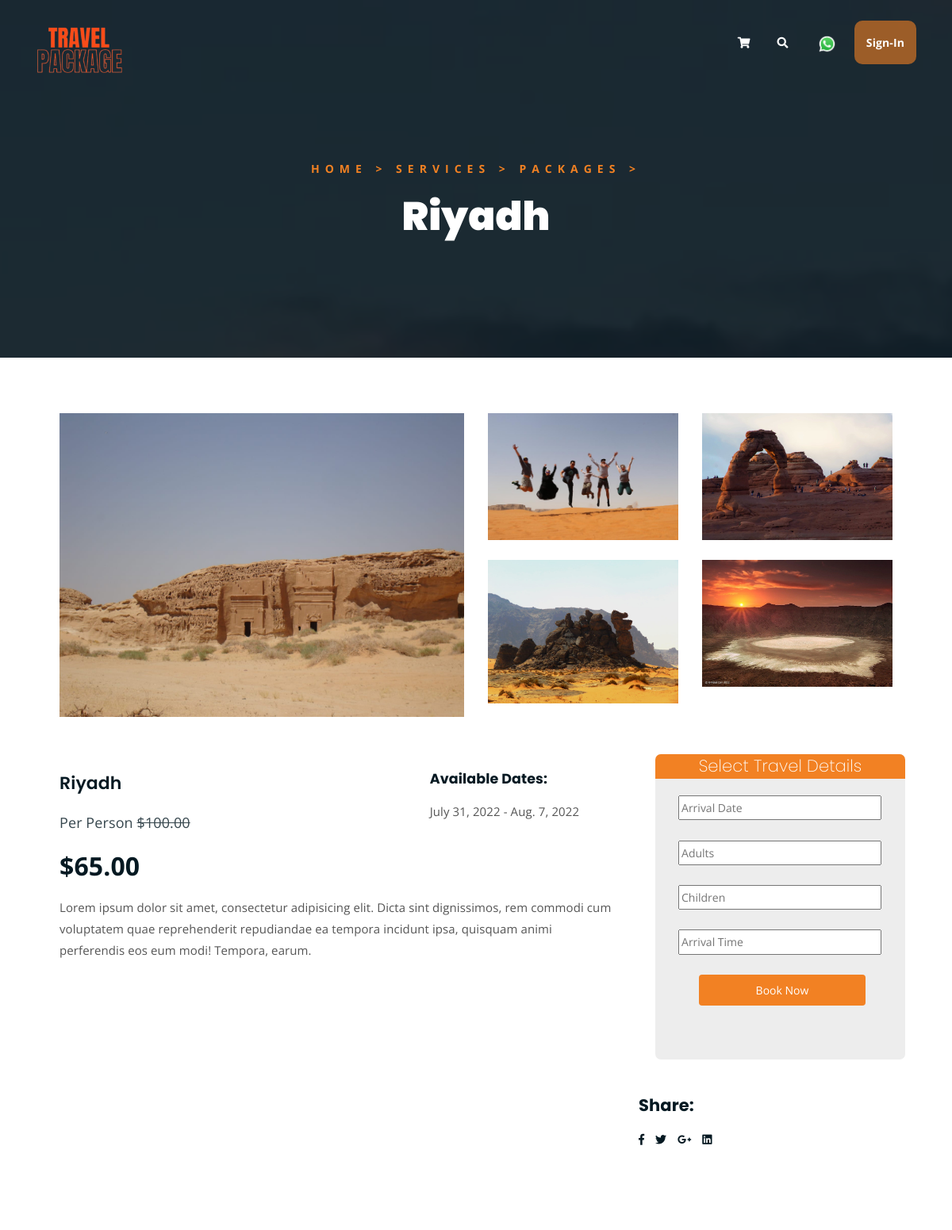
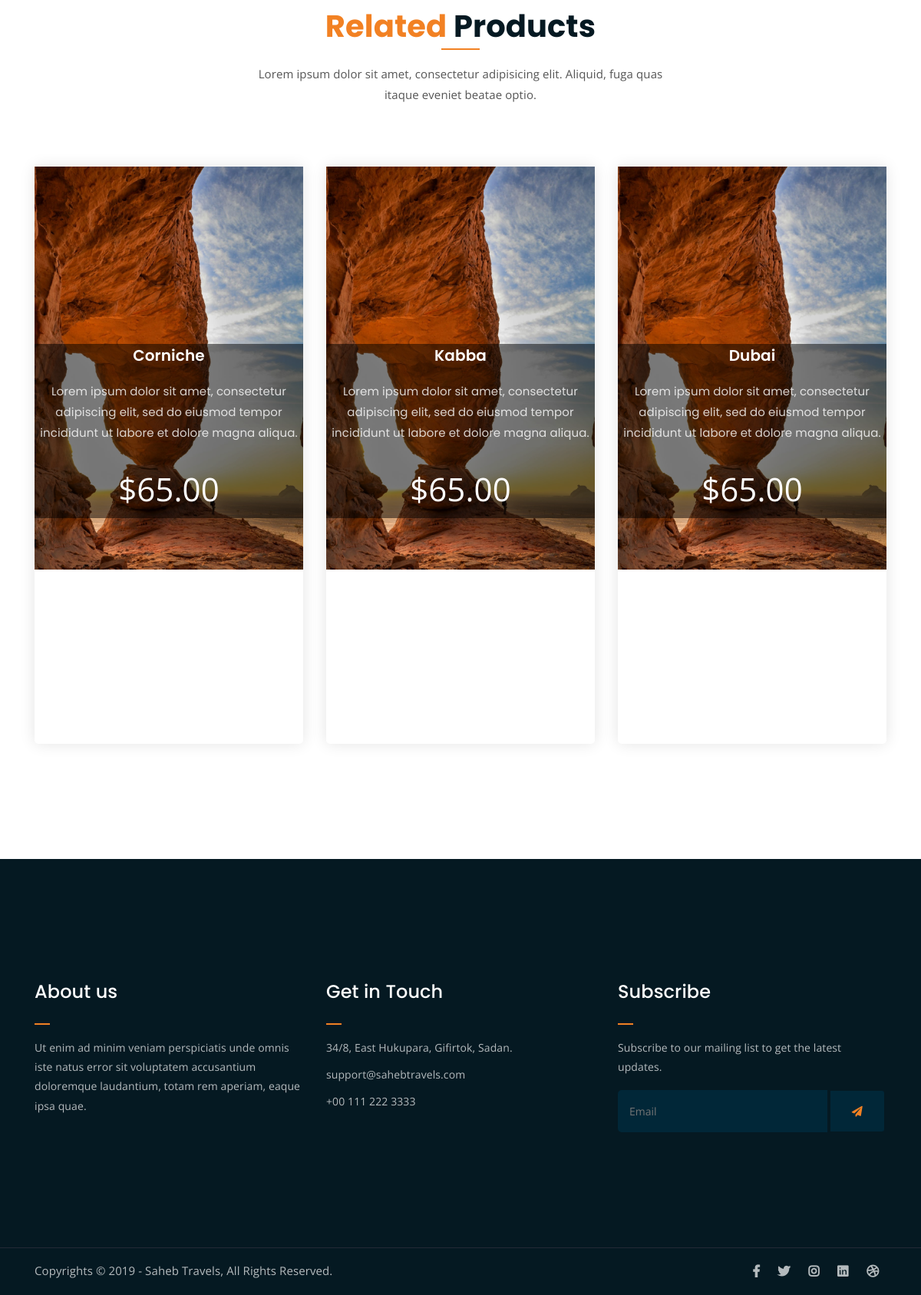
/product/1//, run on the app's committed database (2 pictures, top to bottom).
### booking/models.py (models this page shows, shortened)
class Product(models.Model):
    pid = models.AutoField(auto_created=True, serialize=True, primary_key=True)
    sid = models.ForeignKey(Services, on_delete=models.CASCADE)
    product_name = models.CharField(max_length=300)
    product_desc = models.TextField(default="")
    price_per_person = models.PositiveIntegerField()
    child_price = models.PositiveSmallIntegerField()
    available_from = models.DateField(default=datetime.datetime.now().date())
    available_till = models.DateField(default=(datetime.datetime.now().date()+datetime.timedelta(days=7)))

class Services(models.Model):
    sid = models.AutoField(auto_created=True, serialize=True, primary_key=True)
    service_name = models.CharField(max_length=250)

class ShowImages(models.Model):
    image = models.ImageField(upload_to="single-prod/", default='default.jpeg')
    product = models.ForeignKey(Product, on_delete=models.CASCADE)
    image_position = models.CharField(max_length=10, choices=types)

class ProductImage(models.Model):
    image = models.ImageField(upload_to="product/", default='default.jpeg')
    product = models.ForeignKey(Product, on_delete=models.CASCADE)

### booking/views.py (the view)
# urls.py: path('product/<int:pid>//', views.show_product, name='product'),
def show_product(request, pid):
    product = Product.objects.get(pid=pid)
    service = Services.objects.get(service_name='Packages')
    prods = Product.objects.filter(~Q(pid=pid), sid=service).order_by('-pid')[:3]
    user = get_active()
    recommend = []
    for prod in prods:
        imgs = ProductImage.objects.filter(product=prod)
        recommend.append([prod, imgs])
    main = ShowImages.objects.filter(product=product, image_position='Main')
    side_1 = ShowImages.objects.filter(product=product, image_position='Side')[:2]
    side_2 = ShowImages.objects.filter(product=product, image_position='Side')[2:]
    context = {
        'product': product,
        'recommend': recommend,
        'main': main,
        'side_1': side_1,
        'side_2': side_2,
        'msg': '',
        'user': user
        }
    return render(request, 'single-product.html', context=context)

### booking/views.py (called while the page is built)
def get_active():
    try:
        user = User.objects.get(logged_in=True)
        return user
    except User.DoesNotExist:
        return None
    except User.MultipleObjectsReturned:
        users = User.objects.filter(logged_in=True)
        for u in users:
            u.logged_in = False
            u.save()
        return None

### booking/templates/single-product.html (shortened to what this page needs)
{% extends 'base.html' %}
{% block hero %}
	<div class="breadcrumb-section breadcrumb-bg">
		<div class="container">
			<div class="row">
				<div class="col-lg-8 offset-lg-2 text-center">
					<div class="breadcrumb-text">
						<p><a href="/" class="orange-text">Home</a>&nbsp;>&nbsp;<a href="/allServices/" class="orange-text">Services</a>&nbsp;>&nbsp;<a href="/show-service/{{product.sid.sid}}" class="orange-text">{{product.sid.service_name}}</a>&nbsp;></p>
						<h1>{{product.product_name}}</h1>
					</div>
				</div>
			</div>
		</div>
	</div>
{% endblock %}
{% block body %}
{% load static %}
		<div class="container" style="margin-bottom: 5rem;">
			<div class="col-md-12" style="z-index: 1;">
				<div class="images">
					<div class="main-img col-md-6">
						{% for m in main %}
						<img src="{{m.image.url}}" alt="">
						{% endfor %}
					</div>
					<div class="side-img col-md-3">
						{% for side in side_1 %}
						<img src="{{side.image.url}}" alt="">
						<br><br>
						{% endfor %}
					</div>
					<div class="side-img col-md-3">
						{% for side in side_2 %}
						<img src="{{side.image.url}}" alt="">
						<br><br>
						{% endfor %}
					</div>
				</div>
			</div><br><br><br><br><br><br><br><br><br><br><br><br><br><br><br><br><br><br><br>
			<div class="row">
				<div class="col-md-8" style="margin-top: 3rem; z-index: 1;">
					<div class="single-product-content">
						<div class="basic-content">
							<div class="left">
								<h3>{{product.product_name}}</h3>
								<p class="single-product-pricing"><span>Per Person <s>$100.00</s></span> ${{product.price_per_person}}.00</p>
							</div>
							<div class="right">
								<h5>Available Dates:</h5>
								<p>{{product.available_from}}&nbsp;-&nbsp;{{product.available_till}}</p>
							</div>
						</div>
						<p>Lorem ipsum dolor sit amet, consectetur adipisicing elit. Dicta sint dignissimos, rem commodi cum voluptatem quae reprehenderit repudiandae ea tempora incidunt ipsa, quisquam animi perferendis eos eum modi! Tempora, earum.</p>
							<p><strong>Category: </strong>{{product.sid.service_name}}</p>
						<div class="single-product-content">
							<h4>About This Trip</h4>
							<p><i class="fa fa-map"></i>&nbsp;Live Guide</p>
							<p><i class="fa fa-spa"></i>&nbsp;Spa Facilities</p>
							<p><i class="fa fa-utensils"></i>&nbsp;Free Meals</p>
						</div>
					</div>
				</div>
				<div class="col-md-4">
					<div class="select">
						<div class="sel-title">
							<h4>Select Travel Details</h4>
						</div>
						<div class="sel-det" style="margin-top: 1.5rem;">
							<form action="/cart/" method="get">
							<input id="datepicker" type="text" name="arrival" onfocus="(this.type='date')" style="width: 85%; position: relative;" placeholder="Arrival Date" />
							<br><br>
							<input id="datepicker" type="text" name="adults" onfocus="(this.type='number')" style="width: 85%; position: relative;" placeholder="Adults" />
							<br><br>
							<input id="datepicker" type="text" name="children" onfocus="(this.type='number')" style="width: 85%; position: relative;" placeholder="Children" />
							<br><br>
							<input id="datepicker" type="text" name="time" onfocus="(this.type='time')" style="width: 85%; position: relative;" placeholder="Arrival Time" />
							<br><br>
								<button type="submit" class="square-btn">Book Now</button>
							</form>
						</div>
					</div>
					<br>
					<h4>Share:</h4>
						<ul class="product-share">
							<li><a href=""><i class="fab fa-facebook-f"></i></a></li>
							<li><a href=""><i class="fab fa-twitter"></i></a></li>
							<li><a href=""><i class="fab fa-google-plus-g"></i></a></li>
							<li><a href=""><i class="fab fa-linkedin"></i></a></li>
						</ul>
				</div>
			</div>
		</div><br><br>
	<div class="more-products mb-150">
		<div class="container">
			<div class="row">
				<div class="col-lg-8 offset-lg-2 text-center">
					<div class="section-title">
						<h3><span class="orange-text">Related</span> Products</h3>
						<p>Lorem ipsum dolor sit amet, consectetur adipisicing elit. Aliquid, fuga quas itaque eveniet beatae optio.</p>
					</div>
				</div>
			</div>
			<div class="row">
				{% for i, imgs in recommend %}
				<div class="col-lg-4 col-md-6 offset-md-3 offset-lg-0 text-center">
					<a href="/product/{{i.pid}}/{{msg}}/">
						<div class="single-product-item">
							<div class="bg">
								{% for img in imgs %}
								<img class="slide" src="{{img.image.url}}" alt="">
								{% endfor %}
							</div>
							<div class="img-text">
								<h3 class="head-over-img">{{i.product_name}}</h3>
								<p class="product-price"><span>{{i.product_desc}}</span></p>
								<p class="price">${{i.price_per_person}}.00</p>
							</div>
						</div>
					</a>
				</div>
				{% endfor %}
			</div>
		</div>
	</div>
{% endblock %}

### booking/static/assets/css/main.css (style rules this page uses)
html { font-size: 14px; font-weight: 400; line-height: 28px; height: 100%; }
body { font-family: "Open Sans", sans-serif; font-weight: 400; font-size: 1rem; letter-spacing: 0.1px; line-height: 1.8; color: #051922; overflow-x: hidden; }
body img { max-width: 100%; }
a { cursor: pointer; text-decoration: none; -webkit-transition: all 0.2s ease-in-out; -o-transition: all 0.2s ease-in-out; transition: all 0.2s ease-in-out; }
h1, .h1, h2, .h2, h3, .h3, h4, .h4, h5, .h5, h6, .h6 { font-family: "Poppins", sans-serif; font-weight: 700; margin: 0 0 1.25rem 0; color: #051922; }
h1:last-child, .h1:last-child, h2:last-child, .h2:last-child, h3:last-child, .h3:last-child, h4:last-child, .h4:last-child, h5:last-child, .h5:last-child, h6:last-child, .h6:last-child { margin: 0; }
h1, .h1 { font-size: 4rem; font-weight: 700; line-height: 4rem; }
h3, .h3 { font-size: 2rem; font-weight: 700; line-height: 2.25rem; }
h4, .h4 { font-size: 1.5rem; font-weight: 700; line-height: 1.75rem; }
h5, .h5 { font-size: 1.25rem; font-weight: 700; line-height: 1.5rem; }
p { font-family: "Open Sans", sans-serif; font-weight: 400; font-size: 1rem; letter-spacing: 0.1px; line-height: 1.8; color: #051922; margin: 0 0 1.25rem 0; }
p:last-child { margin: 0; }
.mb-150 { margin-bottom: 150px; }
.orange-text { color: #F28123; }
.section-title h3 { font-size: 40px; position: relative; padding-bottom: 15px; }
.section-title h3:after { position: absolute; content: ''; left: 0px; right: 0px; bottom: 0px; width: 50px; height: 2px; background-color: #F28123; margin: 0 auto; }
.section-title p { font-size: 15px; width: 530px; margin: 0 auto; color: #555; margin-top: 10px; line-height: 1.8; }
.section-title { margin-bottom: 80px; }
.breadcrumb-bg { background-image: url(../img/h_bg.jpg); }
.breadcrumb-text p { color: #F28123; font-weight: 700; text-transform: uppercase; letter-spacing: 7px; }
.breadcrumb-text h1 { font-size: 50px; font-weight: 900; color: #fff; margin: 0; margin-top: 20px; }
.breadcrumb-section { padding: 150px 0; background-size: cover; background-position: center center; position: relative; z-index: 1; background-attachment: fixed; padding-top: 200px; }
.breadcrumb-section:after { position: absolute; left: 0; top: 0; width: 100%; height: 100%; content: ""; background-color: #07212e; z-index: -1; opacity: 0.8; }
ul.product-share li a { -webkit-transition: 0.3s; -o-transition: 0.3s; transition: 0.3s; }
.single-product-item { -webkit-transition: 0.3s; -o-transition: 0.3s; transition: 0.3s; -webkit-box-shadow: 0 0 20px #e4e4e4; box-shadow: 0 0 20px #e4e4e4; border-radius: 5px; padding-bottom: 0%; }
html, body { height: 100%; }
.single-product-item h3 { font-size: 20px; font-weight: 600; margin-bottom: 10px; }
p.product-price { font-family: 'Poppins', sans-serif; font-size: 30px; font-weight: 700; margin-bottom: 15px; }
p.product-price span { display: block; opacity: 0.8; font-size: 15px; font-weight: 400; }
.single-product-content h3 { font-size: 22px; font-weight: 600; }
p.single-product-pricing span { font-size: 18px; display: block; opacity: 0.8; margin-bottom: 10px; font-weight: 400; }
.single-product-content p { font-size: 15px; color: #555; line-height: 1.8; }
.single-product-content p.single-product-pricing { font-size: 32px; font-weight: 700; margin-bottom: 10px; color: #051922; line-height: inherit; }
.single-product-content h4 { font-size: 20px; font-weight: 600; margin-top: 35px; }
ul.product-share { margin: 0; padding: 0; list-style: none; }
ul.product-share li { display: inline-block; }
ul.product-share li a { display: block; color: #051922; margin-right: 10px; }
.single-product-content { margin-left: 30px; }

### booking/templates/base.html (style rules this page uses)
.product-price { padding: 0.5rem; }

### data on the page
Product: sid.service_name "PACKAGES", product_name "Riyadh", price_per_person "65", available_from "July 31, 2022", available_till "Aug. 7, 2022"
ShowImages: image (picture)
ShowImages: image (picture)
ShowImages: image (picture)
ShowImages: image (picture)
ShowImages: image (picture)
Product: product_name "Corniche", product_desc "Lorem ipsum dolor sit amet, consectetur adipiscing elit, sed do eiusmod tempor incididunt ut labore et dolore magna aliqua.", price_per_person "65"
ProductImage: image (picture)
Product: product_name "Kabba", product_desc "Lorem ipsum dolor sit amet, consectetur adipiscing elit, sed do eiusmod tempor incididunt ut labore et dolore magna aliqua.", price_per_person "65"
ProductImage: image (picture)
Product: product_name "Dubai", product_desc "Lorem ipsum dolor sit amet, consectetur adipiscing elit, sed do eiusmod tempor incididunt ut labore et dolore magna aliqua.", price_per_person "65"
ProductImage: image (picture)
